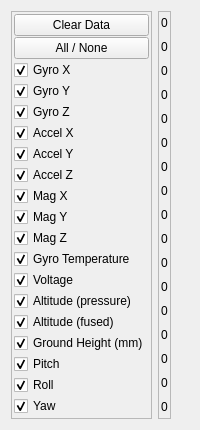
      <widget class="QWidget" name="tpSensors">
       <attribute name="title">
        <string>Sensors</string>
       </attribute>
       <layout class="QHBoxLayout" name="horizontalLayout_6">
        <item>
         <layout class="QHBoxLayout" name="horizontalLayout_4">
          <item>
           <widget class="QFrame" name="frame_9">
            <property name="sizePolicy">
             <sizepolicy hsizetype="Maximum" vsizetype="Preferred">
              <horstretch>1</horstretch>
              <verstretch>0</verstretch>
             </sizepolicy>
            </property>
            <property name="frameShape">
             <enum>QFrame::StyledPanel</enum>
            </property>
            <property name="frameShadow">
             <enum>QFrame::Raised</enum>
            </property>
            <layout class="QVBoxLayout" name="verticalLayout">
             <property name="leftMargin">
              <number>2</number>
             </property>
             <property name="topMargin">
              <number>2</number>
             </property>
             <property name="rightMargin">
              <number>2</number>
             </property>
             <property name="bottomMargin">
              <number>2</number>
             </property>
             <item>
              <layout class="QVBoxLayout" name="verticalLayout_8" stretch="0,0,0,0,0,0,0,0,0,0,0,0,0,0,0,0,0,0,0">
               <property name="spacing">
                <number>1</number>
               </property>
               <item>
                <widget class="QPushButton" name="btnClearData">
                 <property name="sizePolicy">
                  <sizepolicy hsizetype="Minimum" vsizetype="Fixed">
                   <horstretch>0</horstretch>
                   <verstretch>5</verstretch>
                  </sizepolicy>
                 </property>
                 <property name="text">
                  <string>Clear Data</string>
                 </property>
                </widget>
               </item>
               <item>
                <widget class="QPushButton" name="btnToggleAll">
                 <property name="sizePolicy">
                  <sizepolicy hsizetype="Minimum" vsizetype="Fixed">
                   <horstretch>0</horstretch>
                   <verstretch>5</verstretch>
                  </sizepolicy>
                 </property>
                 <property name="text">
                  <string>All / None</string>
                 </property>
                </widget>
               </item>
               <item>
                <widget class="QCheckBox" name="cbGyroX">
                 <property name="sizePolicy">
                  <sizepolicy hsizetype="Minimum" vsizetype="Expanding">
                   <horstretch>0</horstretch>
                   <verstretch>4</verstretch>
                  </sizepolicy>
                 </property>
                 <property name="text">
                  <string>Gyro X</string>
                 </property>
                 <property name="checked">
                  <bool>true</bool>
                 </property>
                </widget>
               </item>
               <item>
                <widget class="QCheckBox" name="cbGyroY">
                 <property name="sizePolicy">
                  <sizepolicy hsizetype="Minimum" vsizetype="Expanding">
                   <horstretch>0</horstretch>
                   <verstretch>4</verstretch>
                  </sizepolicy>
                 </property>
                 <property name="text">
                  <string>Gyro Y</string>
                 </property>
                 <property name="checked">
                  <bool>true</bool>
                 </property>
                </widget>
               </item>
               <item>
                <widget class="QCheckBox" name="cbGyroZ">
                 <property name="sizePolicy">
                  <sizepolicy hsizetype="Minimum" vsizetype="Expanding">
                   <horstretch>0</horstretch>
                   <verstretch>4</verstretch>
                  </sizepolicy>
                 </property>
                 <property name="text">
                  <string>Gyro Z</string>
                 </property>
                 <property name="checked">
                  <bool>true</bool>
                 </property>
                </widget>
               </item>
               <item>
                <widget class="QCheckBox" name="cbAccelX">
                 <property name="sizePolicy">
                  <sizepolicy hsizetype="Minimum" vsizetype="Expanding">
                   <horstretch>0</horstretch>
                   <verstretch>4</verstretch>
                  </sizepolicy>
                 </property>
                 <property name="text">
                  <string>Accel X</string>
                 </property>
                 <property name="checked">
                  <bool>true</bool>
                 </property>
                </widget>
               </item>
               <item>
                <widget class="QCheckBox" name="cbAccelY">
                 <property name="sizePolicy">
                  <sizepolicy hsizetype="Minimum" vsizetype="Expanding">
                   <horstretch>0</horstretch>
                   <verstretch>4</verstretch>
                  </sizepolicy>
                 </property>
                 <property name="text">
                  <string>Accel Y</string>
                 </property>
                 <property name="checked">
                  <bool>true</bool>
                 </property>
                </widget>
               </item>
               <item>
                <widget class="QCheckBox" name="cbAccelZ">
                 <property name="sizePolicy">
                  <sizepolicy hsizetype="Minimum" vsizetype="Expanding">
                   <horstretch>0</horstretch>
                   <verstretch>4</verstretch>
                  </sizepolicy>
                 </property>
                 <property name="text">
                  <string>Accel Z</string>
                 </property>
                 <property name="checked">
                  <bool>true</bool>
                 </property>
                </widget>
               </item>
               <item>
                <widget class="QCheckBox" name="cbMagX">
                 <property name="sizePolicy">
                  <sizepolicy hsizetype="Minimum" vsizetype="Expanding">
                   <horstretch>0</horstretch>
                   <verstretch>4</verstretch>
                  </sizepolicy>
                 </property>
                 <property name="text">
                  <string>Mag X</string>
                 </property>
                 <property name="checked">
                  <bool>true</bool>
                 </property>
                </widget>
               </item>
               <item>
                <widget class="QCheckBox" name="cbMagY">
                 <property name="sizePolicy">
                  <sizepolicy hsizetype="Minimum" vsizetype="Expanding">
                   <horstretch>0</horstretch>
                   <verstretch>4</verstretch>
                  </sizepolicy>
                 </property>
                 <property name="text">
                  <string>Mag Y</string>
                 </property>
                 <property name="checked">
                  <bool>true</bool>
                 </property>
                </widget>
               </item>
               <item>
                <widget class="QCheckBox" name="cbMagZ">
                 <property name="sizePolicy">
                  <sizepolicy hsizetype="Minimum" vsizetype="Expanding">
                   <horstretch>0</horstretch>
                   <verstretch>4</verstretch>
                  </sizepolicy>
                 </property>
                 <property name="text">
                  <string>Mag Z</string>
                 </property>
                 <property name="checked">
                  <bool>true</bool>
                 </property>
                </widget>
               </item>
               <item>
                <widget class="QCheckBox" name="cbGyroTemp">
                 <property name="sizePolicy">
                  <sizepolicy hsizetype="Minimum" vsizetype="Expanding">
                   <horstretch>0</horstretch>
                   <verstretch>4</verstretch>
                  </sizepolicy>
                 </property>
                 <property name="text">
                  <string>Gyro Temperature</string>
                 </property>
                 <property name="checked">
                  <bool>true</bool>
                 </property>
                </widget>
               </item>
               <item>
                <widget class="QCheckBox" name="cbVoltage">
                 <property name="sizePolicy">
                  <sizepolicy hsizetype="Minimum" vsizetype="Expanding">
                   <horstretch>0</horstretch>
                   <verstretch>4</verstretch>
                  </sizepolicy>
                 </property>
                 <property name="text">
                  <string>Voltage</string>
                 </property>
                 <property name="checked">
                  <bool>true</bool>
                 </property>
                </widget>
               </item>
               <item>
                <widget class="QCheckBox" name="cbAlti">
                 <property name="sizePolicy">
                  <sizepolicy hsizetype="Minimum" vsizetype="Expanding">
                   <horstretch>0</horstretch>
                   <verstretch>4</verstretch>
                  </sizepolicy>
                 </property>
                 <property name="text">
                  <string>Altitude (pressure)</string>
                 </property>
                 <property name="checked">
                  <bool>true</bool>
                 </property>
                </widget>
               </item>
               <item>
                <widget class="QCheckBox" name="cbAltiEst">
                 <property name="sizePolicy">
                  <sizepolicy hsizetype="Minimum" vsizetype="Expanding">
                   <horstretch>0</horstretch>
                   <verstretch>4</verstretch>
                  </sizepolicy>
                 </property>
                 <property name="text">
                  <string>Altitude (fused)</string>
                 </property>
                 <property name="checked">
                  <bool>true</bool>
                 </property>
                </widget>
               </item>
               <item>
                <widget class="QCheckBox" name="cbLaserHeight">
                 <property name="sizePolicy">
                  <sizepolicy hsizetype="Minimum" vsizetype="Expanding">
                   <horstretch>0</horstretch>
                   <verstretch>4</verstretch>
                  </sizepolicy>
                 </property>
                 <property name="text">
                  <string>Ground Height (mm)</string>
                 </property>
                 <property name="checked">
                  <bool>true</bool>
                 </property>
                </widget>
               </item>
               <item>
                <widget class="QCheckBox" name="cbPitch">
                 <property name="sizePolicy">
                  <sizepolicy hsizetype="Minimum" vsizetype="Expanding">
                   <horstretch>0</horstretch>
                   <verstretch>4</verstretch>
                  </sizepolicy>
                 </property>
                 <property name="text">
                  <string>Pitch</string>
                 </property>
                 <property name="checked">
                  <bool>true</bool>
                 </property>
                </widget>
               </item>
               <item>
                <widget class="QCheckBox" name="cbRoll">
                 <property name="sizePolicy">
                  <sizepolicy hsizetype="Minimum" vsizetype="Expanding">
                   <horstretch>0</horstretch>
                   <verstretch>4</verstretch>
                  </sizepolicy>
                 </property>
                 <property name="text">
                  <string>Roll</string>
                 </property>
                 <property name="checked">
                  <bool>true</bool>
                 </property>
                </widget>
               </item>
               <item>
                <widget class="QCheckBox" name="cbYaw">
                 <property name="sizePolicy">
                  <sizepolicy hsizetype="Minimum" vsizetype="Expanding">
                   <horstretch>0</horstretch>
                   <verstretch>4</verstretch>
                  </sizepolicy>
                 </property>
                 <property name="text">
                  <string>Yaw</string>
                 </property>
                 <property name="checked">
                  <bool>true</bool>
                 </property>
                </widget>
               </item>
              </layout>
             </item>
            </layout>
           </widget>
          </item>
          <item>
           <widget class="QFrame" name="frame_10">
            <property name="sizePolicy">
             <sizepolicy hsizetype="Maximum" vsizetype="Preferred">
              <horstretch>1</horstretch>
              <verstretch>0</verstretch>
             </sizepolicy>
            </property>
            <property name="maximumSize">
             <size>
              <width>80</width>
              <height>16777215</height>
             </size>
            </property>
            <property name="frameShape">
             <enum>QFrame::StyledPanel</enum>
            </property>
            <property name="frameShadow">
             <enum>QFrame::Raised</enum>
            </property>
            <layout class="QVBoxLayout" name="verticalLayout_10">
             <property name="spacing">
              <number>6</number>
             </property>
             <property name="leftMargin">
              <number>2</number>
             </property>
             <property name="topMargin">
              <number>2</number>
             </property>
             <property name="rightMargin">
              <number>2</number>
             </property>
             <property name="bottomMargin">
              <number>2</number>
             </property>
             <item>
              <layout class="QVBoxLayout" name="verticalLayout_9">
               <property name="leftMargin">
                <number>0</number>
               </property>
               <property name="topMargin">
                <number>0</number>
               </property>
               <property name="rightMargin">
                <number>0</number>
               </property>
               <property name="bottomMargin">
                <number>0</number>
               </property>
               <item>
                <widget class="QLabel" name="lblGyroX">
                 <property name="sizePolicy">
                  <sizepolicy hsizetype="Preferred" vsizetype="Expanding">
                   <horstretch>0</horstretch>
                   <verstretch>0</verstretch>
                  </sizepolicy>
                 </property>
                 <property name="text">
                  <string>0</string>
                 </property>
                 <property name="alignment">
                  <set>Qt::AlignCenter</set>
                 </property>
                </widget>
               </item>
               <item>
                <widget class="QLabel" name="lblGyroY">
                 <property name="sizePolicy">
                  <sizepolicy hsizetype="Preferred" vsizetype="Expanding">
                   <horstretch>0</horstretch>
                   <verstretch>0</verstretch>
                  </sizepolicy>
                 </property>
                 <property name="text">
                  <string>0</string>
                 </property>
                 <property name="alignment">
                  <set>Qt::AlignCenter</set>
                 </property>
                </widget>
               </item>
               <item>
                <widget class="QLabel" name="lblGyroZ">
                 <property name="sizePolicy">
                  <sizepolicy hsizetype="Preferred" vsizetype="Expanding">
                   <horstretch>0</horstretch>
                   <verstretch>0</verstretch>
                  </sizepolicy>
                 </property>
                 <property name="text">
                  <string>0</string>
                 </property>
                 <property name="alignment">
                  <set>Qt::AlignCenter</set>
                 </property>
                </widget>
               </item>
               <item>
                <widget class="QLabel" name="lblAccelX">
                 <property name="sizePolicy">
                  <sizepolicy hsizetype="Preferred" vsizetype="Expanding">
                   <horstretch>0</horstretch>
                   <verstretch>0</verstretch>
                  </sizepolicy>
                 </property>
                 <property name="text">
                  <string>0</string>
                 </property>
                 <property name="alignment">
                  <set>Qt::AlignCenter</set>
                 </property>
                </widget>
               </item>
               <item>
                <widget class="QLabel" name="lblAccelY">
                 <property name="sizePolicy">
                  <sizepolicy hsizetype="Preferred" vsizetype="Expanding">
                   <horstretch>0</horstretch>
                   <verstretch>0</verstretch>
                  </sizepolicy>
                 </property>
                 <property name="text">
                  <string>0</string>
                 </property>
                 <property name="alignment">
                  <set>Qt::AlignCenter</set>
                 </property>
                </widget>
               </item>
               <item>
                <widget class="QLabel" name="lblAccelZ">
                 <property name="sizePolicy">
                  <sizepolicy hsizetype="Preferred" vsizetype="Expanding">
                   <horstretch>0</horstretch>
                   <verstretch>0</verstretch>
                  </sizepolicy>
                 </property>
                 <property name="text">
                  <string>0</string>
                 </property>
                 <property name="alignment">
                  <set>Qt::AlignCenter</set>
                 </property>
                </widget>
               </item>
               <item>
                <widget class="QLabel" name="lblMagX">
                 <property name="sizePolicy">
                  <sizepolicy hsizetype="Preferred" vsizetype="Expanding">
                   <horstretch>0</horstretch>
                   <verstretch>0</verstretch>
                  </sizepolicy>
                 </property>
                 <property name="text">
                  <string>0</string>
                 </property>
                 <property name="alignment">
                  <set>Qt::AlignCenter</set>
                 </property>
                </widget>
               </item>
               <item>
                <widget class="QLabel" name="lblMagY">
                 <property name="sizePolicy">
                  <sizepolicy hsizetype="Preferred" vsizetype="Expanding">
                   <horstretch>0</horstretch>
                   <verstretch>0</verstretch>
                  </sizepolicy>
                 </property>
                 <property name="text">
                  <string>0</string>
                 </property>
                 <property name="alignment">
                  <set>Qt::AlignCenter</set>
                 </property>
                </widget>
               </item>
               <item>
                <widget class="QLabel" name="lblMagZ">
                 <property name="sizePolicy">
                  <sizepolicy hsizetype="Preferred" vsizetype="Expanding">
                   <horstretch>0</horstretch>
                   <verstretch>0</verstretch>
                  </sizepolicy>
                 </property>
                 <property name="text">
                  <string>0</string>
                 </property>
                 <property name="alignment">
                  <set>Qt::AlignCenter</set>
                 </property>
                </widget>
               </item>
               <item>
                <widget class="QLabel" name="lblGyroTemp">
                 <property name="sizePolicy">
                  <sizepolicy hsizetype="Preferred" vsizetype="Expanding">
                   <horstretch>0</horstretch>
                   <verstretch>0</verstretch>
                  </sizepolicy>
                 </property>
                 <property name="text">
                  <string>0</string>
                 </property>
                 <property name="alignment">
                  <set>Qt::AlignCenter</set>
                 </property>
                </widget>
               </item>
               <item>
                <widget class="QLabel" name="lblVoltage">
                 <property name="sizePolicy">
                  <sizepolicy hsizetype="Preferred" vsizetype="Expanding">
                   <horstretch>0</horstretch>
                   <verstretch>0</verstretch>
                  </sizepolicy>
                 </property>
                 <property name="text">
                  <string>0</string>
                 </property>
                 <property name="alignment">
                  <set>Qt::AlignCenter</set>
                 </property>
                </widget>
               </item>
               <item>
                <widget class="QLabel" name="lblAltPressure">
                 <property name="sizePolicy">
                  <sizepolicy hsizetype="Preferred" vsizetype="Expanding">
                   <horstretch>0</horstretch>
                   <verstretch>0</verstretch>
                  </sizepolicy>
                 </property>
                 <property name="text">
                  <string>0</string>
                 </property>
                 <property name="alignment">
                  <set>Qt::AlignCenter</set>
                 </property>
                </widget>
               </item>
               <item>
                <widget class="QLabel" name="lblAltiEst">
                 <property name="sizePolicy">
                  <sizepolicy hsizetype="Preferred" vsizetype="Expanding">
                   <horstretch>0</horstretch>
                   <verstretch>0</verstretch>
                  </sizepolicy>
                 </property>
                 <property name="text">
                  <string>0</string>
                 </property>
                 <property name="alignment">
                  <set>Qt::AlignCenter</set>
                 </property>
                </widget>
               </item>
               <item>
                <widget class="QLabel" name="lblGroundHeight">
                 <property name="sizePolicy">
                  <sizepolicy hsizetype="Preferred" vsizetype="Expanding">
                   <horstretch>0</horstretch>
                   <verstretch>0</verstretch>
                  </sizepolicy>
                 </property>
                 <property name="text">
                  <string>0</string>
                 </property>
                 <property name="alignment">
                  <set>Qt::AlignCenter</set>
                 </property>
                </widget>
               </item>
               <item>
                <widget class="QLabel" name="lblPitch">
                 <property name="sizePolicy">
                  <sizepolicy hsizetype="Preferred" vsizetype="Expanding">
                   <horstretch>0</horstretch>
                   <verstretch>0</verstretch>
                  </sizepolicy>
                 </property>
                 <property name="text">
                  <string>0</string>
                 </property>
                 <property name="alignment">
                  <set>Qt::AlignCenter</set>
                 </property>
                </widget>
               </item>
               <item>
                <widget class="QLabel" name="lblRoll">
                 <property name="sizePolicy">
                  <sizepolicy hsizetype="Preferred" vsizetype="Expanding">
                   <horstretch>0</horstretch>
                   <verstretch>0</verstretch>
                  </sizepolicy>
                 </property>
                 <property name="text">
                  <string>0</string>
                 </property>
                 <property name="alignment">
                  <set>Qt::AlignCenter</set>
                 </property>
                </widget>
               </item>
               <item>
                <widget class="QLabel" name="lblYaw">
                 <property name="sizePolicy">
                  <sizepolicy hsizetype="Preferred" vsizetype="Expanding">
                   <horstretch>0</horstretch>
                   <verstretch>0</verstretch>
                  </sizepolicy>
                 </property>
                 <property name="text">
                  <string>0</string>
                 </property>
                 <property name="alignment">
                  <set>Qt::AlignCenter</set>
                 </property>
                </widget>
               </item>
              </layout>
             </item>
            </layout>
           </widget>
          </item>
          <item>
           <widget class="QCustomPlot" name="sensorGraph" native="true">
            <property name="sizePolicy">
             <sizepolicy hsizetype="Expanding" vsizetype="Expanding">
              <horstretch>4</horstretch>
              <verstretch>0</verstretch>
             </sizepolicy>
            </property>
           </widget>
          </item>
         </layout>
        </item>
       </layout>
      </widget>
